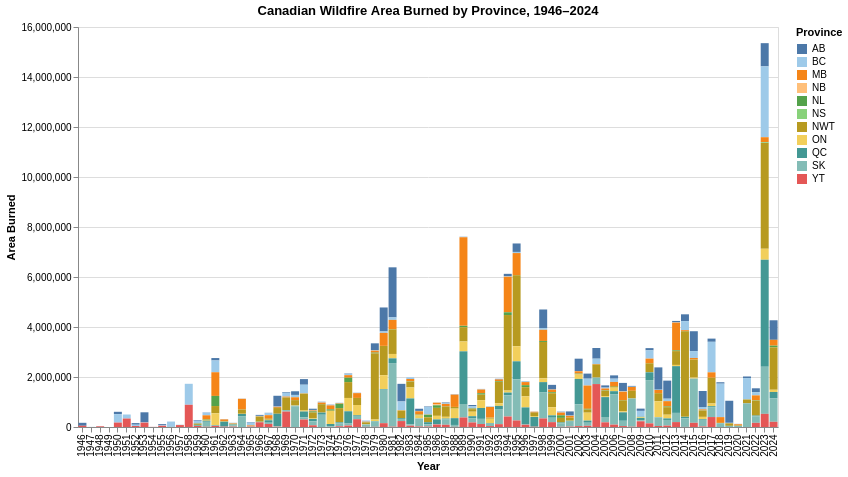

Here is the notebook cell this chart was saved with:
### Markdown cell above
## 3. Canada-wide by Province, 1946–present

All provinces/territories from the Canadian National Fire Database (fires ≥ 200 ha only). Switch between raw area burned and area normalized by each province's land area (share of provincial land area burned) using the radio buttons below the chart.

### Code cell
charts.ca_chart(data['CA'])

### Figure 1 — Vega-Lite specification as saved in the notebook (floating-point values rounded to 4 significant figures; data arrays with more than 128 entries replaced by an {"elided": "..."} marker saying what was removed)
{"config": {"view": {"continuousWidth": 300, "continuousHeight": 300}}, "data": {"name": "data-bb1fb715fddc0c955959b0881a8666e7"}, "mark": {"type": "bar"}, "encoding": {"color": {"field": "Province", "scale": {"scheme": "tableau20"}, "title": "Province", "type": "nominal"}, "opacity": {"condition": {"param": "param_5b9f8d0ca0ff1ec3", "value": 1}, "value": 0.08}, "tooltip": [{"field": "Province", "type": "nominal"}, {"field": "Year", "type": "ordinal"}, {"field": "metric_value", "format": ",.4f", "title": "Value", "type": "quantitative"}], "x": {"field": "Year", "title": "Year", "type": "ordinal"}, "y": {"field": "metric_value", "stack": "zero", "title": "Area Burned", "type": "quantitative"}}, "height": 400, "params": [{"name": "metric", "bind": {"input": "radio", "options": ["Area", "Area_Norm"], "labels": ["Raw area burned (ha)", "Normalized (share of province area)"], "name": "Metric:  "}, "value": "Area"}, {"name": "param_5b9f8d0ca0ff1ec3", "select": {"type": "point", "fields": ["Province"]}, "bind": "legend"}], "title": "Canadian Wildfire Area Burned by Province, 1946–2024", "transform": [{"calculate": "datum[metric]", "as": "metric_value"}], "width": 700, "$schema": "https://vega.github.io/schema/vega-lite/v6.4.1.json", "datasets": {"data-bb1fb715fddc0c955959b0881a8666e7": {"elided": "869 records"}}}
